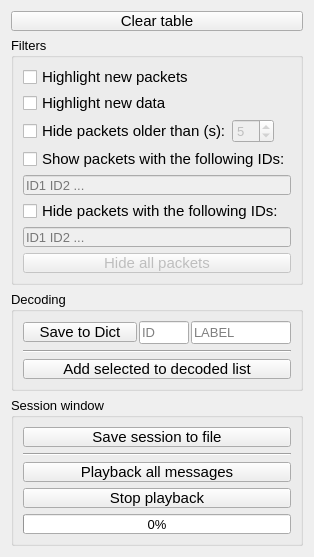
            <widget class="QWidget" name="scrollAreaWidgetContents_3">
             <property name="geometry">
              <rect>
               <x>0</x>
               <y>0</y>
               <width>305</width>
               <height>462</height>
              </rect>
             </property>
             <layout class="QVBoxLayout" name="verticalLayout_10">
              <item>
               <widget class="QPushButton" name="clearTableButton">
                <property name="sizePolicy">
                 <sizepolicy hsizetype="Preferred" vsizetype="Preferred">
                  <horstretch>0</horstretch>
                  <verstretch>0</verstretch>
                 </sizepolicy>
                </property>
                <property name="minimumSize">
                 <size>
                  <width>0</width>
                  <height>20</height>
                 </size>
                </property>
                <property name="font">
                 <font>
                  <pointsize>11</pointsize>
                 </font>
                </property>
                <property name="text">
                 <string>Clear table</string>
                </property>
               </widget>
              </item>
              <item>
               <widget class="QGroupBox" name="groupBox_9">
                <property name="sizePolicy">
                 <sizepolicy hsizetype="Preferred" vsizetype="Preferred">
                  <horstretch>0</horstretch>
                  <verstretch>0</verstretch>
                 </sizepolicy>
                </property>
                <property name="minimumSize">
                 <size>
                  <width>0</width>
                  <height>0</height>
                 </size>
                </property>
                <property name="maximumSize">
                 <size>
                  <width>16777215</width>
                  <height>16777215</height>
                 </size>
                </property>
                <property name="font">
                 <font>
                  <pointsize>10</pointsize>
                 </font>
                </property>
                <property name="title">
                 <string>Filters</string>
                </property>
                <property name="flat">
                 <bool>false</bool>
                </property>
                <layout class="QVBoxLayout" name="verticalLayout_13">
                 <item>
                  <widget class="QCheckBox" name="highlightNewIdCheckBox">
                   <property name="sizePolicy">
                    <sizepolicy hsizetype="Preferred" vsizetype="Preferred">
                     <horstretch>0</horstretch>
                     <verstretch>0</verstretch>
                    </sizepolicy>
                   </property>
                   <property name="minimumSize">
                    <size>
                     <width>0</width>
                     <height>20</height>
                    </size>
                   </property>
                   <property name="font">
                    <font>
                     <pointsize>11</pointsize>
                    </font>
                   </property>
                   <property name="text">
                    <string>Highlight new packets</string>
                   </property>
                  </widget>
                 </item>
                 <item>
                  <widget class="QCheckBox" name="highlightNewDataCheckBox">
                   <property name="enabled">
                    <bool>true</bool>
                   </property>
                   <property name="sizePolicy">
                    <sizepolicy hsizetype="Preferred" vsizetype="Preferred">
                     <horstretch>0</horstretch>
                     <verstretch>0</verstretch>
                    </sizepolicy>
                   </property>
                   <property name="minimumSize">
                    <size>
                     <width>0</width>
                     <height>20</height>
                    </size>
                   </property>
                   <property name="font">
                    <font>
                     <pointsize>11</pointsize>
                    </font>
                   </property>
                   <property name="text">
                    <string>Highlight new data</string>
                   </property>
                  </widget>
                 </item>
                 <item>
                  <layout class="QHBoxLayout" name="horizontalLayout_10">
                   <property name="spacing">
                    <number>0</number>
                   </property>
                   <property name="topMargin">
                    <number>0</number>
                   </property>
                   <item>
                    <widget class="QCheckBox" name="hideOldPacketsCheckBox">
                     <property name="sizePolicy">
                      <sizepolicy hsizetype="Fixed" vsizetype="Fixed">
                       <horstretch>0</horstretch>
                       <verstretch>0</verstretch>
                      </sizepolicy>
                     </property>
                     <property name="minimumSize">
                      <size>
                       <width>0</width>
                       <height>20</height>
                      </size>
                     </property>
                     <property name="font">
                      <font>
                       <pointsize>11</pointsize>
                      </font>
                     </property>
                     <property name="text">
                      <string>Hide packets older than (s):</string>
                     </property>
                    </widget>
                   </item>
                   <item>
                    <widget class="QSpinBox" name="hideOldPeriod">
                     <property name="enabled">
                      <bool>false</bool>
                     </property>
                     <property name="sizePolicy">
                      <sizepolicy hsizetype="Fixed" vsizetype="Fixed">
                       <horstretch>0</horstretch>
                       <verstretch>0</verstretch>
                      </sizepolicy>
                     </property>
                     <property name="font">
                      <font>
                       <pointsize>10</pointsize>
                      </font>
                     </property>
                     <property name="value">
                      <number>5</number>
                     </property>
                    </widget>
                   </item>
                   <item>
                    <spacer name="horizontalSpacer">
                     <property name="orientation">
                      <enum>Qt::Horizontal</enum>
                     </property>
                     <property name="sizeType">
                      <enum>QSizePolicy::Expanding</enum>
                     </property>
                     <property name="sizeHint" stdset="0">
                      <size>
                       <width>40</width>
                       <height>20</height>
                      </size>
                     </property>
                    </spacer>
                   </item>
                  </layout>
                 </item>
                 <item>
                  <widget class="QCheckBox" name="showOnlyIdsCheckBox">
                   <property name="sizePolicy">
                    <sizepolicy hsizetype="Preferred" vsizetype="Preferred">
                     <horstretch>0</horstretch>
                     <verstretch>0</verstretch>
                    </sizepolicy>
                   </property>
                   <property name="minimumSize">
                    <size>
                     <width>0</width>
                     <height>20</height>
                    </size>
                   </property>
                   <property name="font">
                    <font>
                     <pointsize>11</pointsize>
                    </font>
                   </property>
                   <property name="text">
                    <string>Show packets with the following IDs:</string>
                   </property>
                  </widget>
                 </item>
                 <item>
                  <widget class="QLineEdit" name="showOnlyIdsLineEdit">
                   <property name="enabled">
                    <bool>false</bool>
                   </property>
                   <property name="sizePolicy">
                    <sizepolicy hsizetype="Preferred" vsizetype="Preferred">
                     <horstretch>0</horstretch>
                     <verstretch>0</verstretch>
                    </sizepolicy>
                   </property>
                   <property name="minimumSize">
                    <size>
                     <width>0</width>
                     <height>20</height>
                    </size>
                   </property>
                   <property name="maximumSize">
                    <size>
                     <width>16777215</width>
                     <height>16777215</height>
                    </size>
                   </property>
                   <property name="font">
                    <font>
                     <pointsize>10</pointsize>
                    </font>
                   </property>
                   <property name="placeholderText">
                    <string>ID1 ID2 ...</string>
                   </property>
                  </widget>
                 </item>
                 <item>
                  <widget class="QCheckBox" name="hideIdsCheckBox">
                   <property name="sizePolicy">
                    <sizepolicy hsizetype="Preferred" vsizetype="Preferred">
                     <horstretch>0</horstretch>
                     <verstretch>0</verstretch>
                    </sizepolicy>
                   </property>
                   <property name="minimumSize">
                    <size>
                     <width>0</width>
                     <height>20</height>
                    </size>
                   </property>
                   <property name="font">
                    <font>
                     <pointsize>11</pointsize>
                    </font>
                   </property>
                   <property name="text">
                    <string>Hide packets with the following IDs:</string>
                   </property>
                  </widget>
                 </item>
                 <item>
                  <widget class="QLineEdit" name="hideIdsLineEdit">
                   <property name="enabled">
                    <bool>false</bool>
                   </property>
                   <property name="sizePolicy">
                    <sizepolicy hsizetype="Preferred" vsizetype="Preferred">
                     <horstretch>0</horstretch>
                     <verstretch>0</verstretch>
                    </sizepolicy>
                   </property>
                   <property name="minimumSize">
                    <size>
                     <width>0</width>
                     <height>20</height>
                    </size>
                   </property>
                   <property name="maximumSize">
                    <size>
                     <width>16777215</width>
                     <height>16777215</height>
                    </size>
                   </property>
                   <property name="font">
                    <font>
                     <pointsize>10</pointsize>
                    </font>
                   </property>
                   <property name="placeholderText">
                    <string>ID1 ID2 ...</string>
                   </property>
                  </widget>
                 </item>
                 <item>
                  <widget class="QPushButton" name="hideAllPacketsButton">
                   <property name="enabled">
                    <bool>false</bool>
                   </property>
                   <property name="minimumSize">
                    <size>
                     <width>0</width>
                     <height>20</height>
                    </size>
                   </property>
                   <property name="font">
                    <font>
                     <pointsize>11</pointsize>
                    </font>
                   </property>
                   <property name="text">
                    <string>Hide all packets</string>
                   </property>
                  </widget>
                 </item>
                </layout>
               </widget>
              </item>
              <item>
               <widget class="QGroupBox" name="groupBox_8">
                <property name="sizePolicy">
                 <sizepolicy hsizetype="Preferred" vsizetype="Preferred">
                  <horstretch>0</horstretch>
                  <verstretch>0</verstretch>
                 </sizepolicy>
                </property>
                <property name="minimumSize">
                 <size>
                  <width>0</width>
                  <height>0</height>
                 </size>
                </property>
                <property name="maximumSize">
                 <size>
                  <width>16777215</width>
                  <height>16777215</height>
                 </size>
                </property>
                <property name="font">
                 <font>
                  <pointsize>10</pointsize>
                 </font>
                </property>
                <property name="autoFillBackground">
                 <bool>false</bool>
                </property>
                <property name="title">
                 <string>Decoding</string>
                </property>
                <property name="flat">
                 <bool>false</bool>
                </property>
                <layout class="QVBoxLayout" name="verticalLayout_12">
                 <item>
                  <layout class="QHBoxLayout" name="horizontalLayout_7">
                   <property name="spacing">
                    <number>2</number>
                   </property>
                   <property name="sizeConstraint">
                    <enum>QLayout::SetMinimumSize</enum>
                   </property>
                   <item>
                    <widget class="QPushButton" name="saveSelectedIdInDictButton">
                     <property name="enabled">
                      <bool>true</bool>
                     </property>
                     <property name="sizePolicy">
                      <sizepolicy hsizetype="Preferred" vsizetype="Preferred">
                       <horstretch>0</horstretch>
                       <verstretch>0</verstretch>
                      </sizepolicy>
                     </property>
                     <property name="minimumSize">
                      <size>
                       <width>0</width>
                       <height>20</height>
                      </size>
                     </property>
                     <property name="maximumSize">
                      <size>
                       <width>16777215</width>
                       <height>20</height>
                      </size>
                     </property>
                     <property name="font">
                      <font>
                       <pointsize>11</pointsize>
                      </font>
                     </property>
                     <property name="text">
                      <string>Save to Dict</string>
                     </property>
                    </widget>
                   </item>
                   <item>
                    <widget class="QLineEdit" name="saveIdToDictLineEdit">
                     <property name="sizePolicy">
                      <sizepolicy hsizetype="Fixed" vsizetype="Preferred">
                       <horstretch>0</horstretch>
                       <verstretch>0</verstretch>
                      </sizepolicy>
                     </property>
                     <property name="minimumSize">
                      <size>
                       <width>0</width>
                       <height>0</height>
                      </size>
                     </property>
                     <property name="maximumSize">
                      <size>
                       <width>50</width>
                       <height>25</height>
                      </size>
                     </property>
                     <property name="font">
                      <font>
                       <pointsize>10</pointsize>
                      </font>
                     </property>
                     <property name="placeholderText">
                      <string>ID</string>
                     </property>
                    </widget>
                   </item>
                   <item>
                    <widget class="QLineEdit" name="saveLabelToDictLineEdit">
                     <property name="sizePolicy">
                      <sizepolicy hsizetype="Preferred" vsizetype="Preferred">
                       <horstretch>0</horstretch>
                       <verstretch>0</verstretch>
                      </sizepolicy>
                     </property>
                     <property name="minimumSize">
                      <size>
                       <width>20</width>
                       <height>0</height>
                      </size>
                     </property>
                     <property name="maximumSize">
                      <size>
                       <width>100</width>
                       <height>25</height>
                      </size>
                     </property>
                     <property name="font">
                      <font>
                       <pointsize>10</pointsize>
                      </font>
                     </property>
                     <property name="placeholderText">
                      <string>LABEL</string>
                     </property>
                    </widget>
                   </item>
                  </layout>
                 </item>
                 <item>
                  <widget class="Line" name="line_5">
                   <property name="orientation">
                    <enum>Qt::Horizontal</enum>
                   </property>
                  </widget>
                 </item>
                 <item>
                  <widget class="QPushButton" name="addToDecodedPushButton">
                   <property name="sizePolicy">
                    <sizepolicy hsizetype="Preferred" vsizetype="Preferred">
                     <horstretch>0</horstretch>
                     <verstretch>0</verstretch>
                    </sizepolicy>
                   </property>
                   <property name="minimumSize">
                    <size>
                     <width>0</width>
                     <height>20</height>
                    </size>
                   </property>
                   <property name="maximumSize">
                    <size>
                     <width>16777215</width>
                     <height>20</height>
                    </size>
                   </property>
                   <property name="font">
                    <font>
                     <pointsize>11</pointsize>
                    </font>
                   </property>
                   <property name="layoutDirection">
                    <enum>Qt::LeftToRight</enum>
                   </property>
                   <property name="text">
                    <string>Add selected to decoded list</string>
                   </property>
                  </widget>
                 </item>
                </layout>
               </widget>
              </item>
              <item>
               <widget class="QGroupBox" name="groupBox_7">
                <property name="font">
                 <font>
                  <pointsize>10</pointsize>
                 </font>
                </property>
                <property name="title">
                 <string>Session window</string>
                </property>
                <layout class="QVBoxLayout" name="verticalLayout_4">
                 <item>
                  <widget class="QPushButton" name="saveSessionToFileButton">
                   <property name="sizePolicy">
                    <sizepolicy hsizetype="Preferred" vsizetype="Preferred">
                     <horstretch>0</horstretch>
                     <verstretch>0</verstretch>
                    </sizepolicy>
                   </property>
                   <property name="minimumSize">
                    <size>
                     <width>0</width>
                     <height>20</height>
                    </size>
                   </property>
                   <property name="maximumSize">
                    <size>
                     <width>16777215</width>
                     <height>20</height>
                    </size>
                   </property>
                   <property name="font">
                    <font>
                     <pointsize>11</pointsize>
                    </font>
                   </property>
                   <property name="text">
                    <string>Save session to file</string>
                   </property>
                  </widget>
                 </item>
                 <item>
                  <widget class="Line" name="line_2">
                   <property name="orientation">
                    <enum>Qt::Horizontal</enum>
                   </property>
                  </widget>
                 </item>
                 <item>
                  <widget class="QPushButton" name="playbackMainTableButton">
                   <property name="enabled">
                    <bool>true</bool>
                   </property>
                   <property name="sizePolicy">
                    <sizepolicy hsizetype="Preferred" vsizetype="Preferred">
                     <horstretch>0</horstretch>
                     <verstretch>0</verstretch>
                    </sizepolicy>
                   </property>
                   <property name="minimumSize">
                    <size>
                     <width>0</width>
                     <height>20</height>
                    </size>
                   </property>
                   <property name="maximumSize">
                    <size>
                     <width>16777215</width>
                     <height>20</height>
                    </size>
                   </property>
                   <property name="font">
                    <font>
                     <family>MS Shell Dlg 2</family>
                     <pointsize>11</pointsize>
                    </font>
                   </property>
                   <property name="text">
                    <string>Playback all messages</string>
                   </property>
                  </widget>
                 </item>
                 <item>
                  <widget class="QPushButton" name="stopPlayBackButton">
                   <property name="minimumSize">
                    <size>
                     <width>0</width>
                     <height>20</height>
                    </size>
                   </property>
                   <property name="font">
                    <font>
                     <pointsize>11</pointsize>
                    </font>
                   </property>
                   <property name="text">
                    <string>Stop playback</string>
                   </property>
                  </widget>
                 </item>
                 <item>
                  <widget class="QProgressBar" name="playBackProgressBar">
                   <property name="minimumSize">
                    <size>
                     <width>0</width>
                     <height>20</height>
                    </size>
                   </property>
                   <property name="value">
                    <number>0</number>
                   </property>
                   <property name="textVisible">
                    <bool>true</bool>
                   </property>
                  </widget>
                 </item>
                </layout>
               </widget>
              </item>
              <item>
               <spacer name="verticalSpacer">
                <property name="orientation">
                 <enum>Qt::Vertical</enum>
                </property>
                <property name="sizeHint" stdset="0">
                 <size>
                  <width>20</width>
                  <height>40</height>
                 </size>
                </property>
               </spacer>
              </item>
             </layout>
            </widget>
